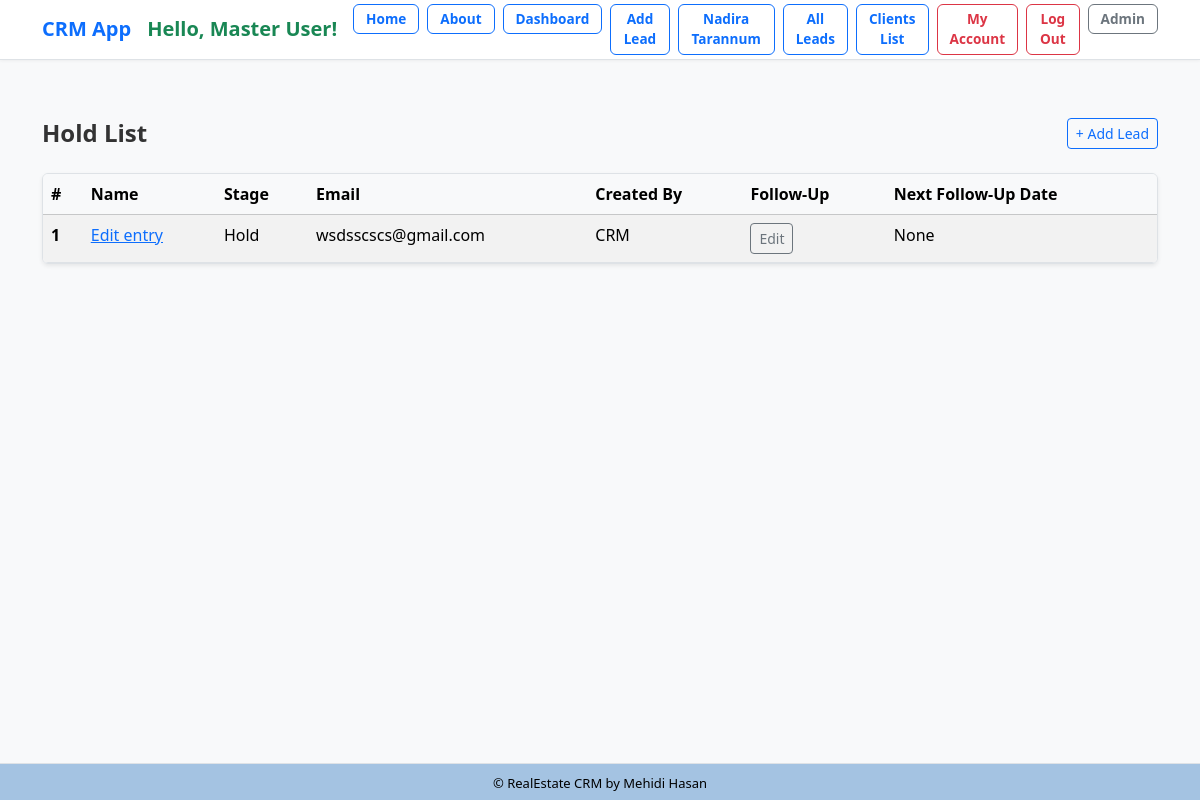
The app's page /leads/hold/ (signed in) with its own data.
### lead/models.py (models this page shows, shortened)
class Lead(models.Model):
    LEAD_STAGE_CHOICES = (
        ('lead', 'Lead'),
        ('prospect', 'Prospect'),
        ('high_prospect', 'High Prospect'),
        ('sold_onboard', 'Sold/On-board'),
        ('hold', 'Hold'),
        ('lost', 'Lost'),
        ('junk', 'Junk'),
    )
    PROFESSION_CHOICES = (
        ('doctor', 'Doctor'),
        ('artist', 'Artist'),
        ('engineer', 'Engineer'),
        ('teacher', 'Teacher'),
        ('student', 'Student'),
        ('other', 'Other'),
    )
    PROJECT_CHOICES = (
        ('grand', 'Grand'),
        ('majestic', 'Majestic'),
        ('skyvilla', 'Skyvilla'),
        ('maxus', 'Maxus'),
        ('other', 'Other'),
    )
    PROPERTY_STATUS_CHOICES = (
        ('ready', 'Ready'),
        ('initial', 'Initial'),
        ('going', 'Going'),
    )
    PREFERRED_LOCATION_CHOICES = (
        ('banani', 'Banani'),
        ('gulshan', 'Gulshan'),
        ('badda', 'Badda'),
        ('dhanmondi', 'Dhanmondi'),
        ('other', 'Other'),
    )
    COMPANY_CHOICES = (
        ('rupayanhousing', 'Rupayan Housing'),
        ('rupayancityuttara', 'Rupayan City Uttara'),
        ('other', 'Other'),
    )
    INTERESTED_PROJECT_BUILDING_CHOICES = (
        ('grand-building-12', 'Grand Building 12'),
        ('majestic-building-5', 'Majestic Building 5'),
        ('skyvilla-building-3', 'Skyvilla Building 3'),
        ('maxus-building-8', 'Maxus Building 8'),
        ('other', 'Other'),
    )
    UNIT_SIZE_CHOICES = (
        ('2000-2500', '2000-2500 sqft'),
        ('200-300', '200-300 sqft'),
        ('300-400', '300-400 sqft'),
        ('2500-3000', '2500-3000 sqft'),
        ('3000-3500', '3000-3500 sqft'),
        ('3500-4000', '3500-4000 sqft'),
        ('4000+', '4000+ sqft'),
        ('other', 'Other'),
    )
    PREFERENCE_FLOOR = (
        ('1st', '1st Floor'),
        ('2nd', '2nd Floor'),
        ('3rd', '3rd Floor'),
        ('4th', '4th Floor'),
        ('5th', '5th Floor'),
        ('6th', '6th Floor'),
        ('7th', '7th Floor'),
        ('8th', '8th Floor'),
        ('9th', '9th Floor'),
        ('10th', '10th Floor'),
        ('11th', '11th Floor'),
        ('12th', '12th Floor'),
        ('13th', '13th Floor'),
        ('14th', '14th Floor'),
        ('15th', '15th Floor'),
    )
    FACING_CHOICES = (
        ('east', 'East'),
        ('west', 'West'),
        ('north', 'North'),
        ('south', 'South'),
        ('north-east', 'North-East'),
        ('north-west', 'North-West'),
        ('south-east', 'South-East'),
        ('south-west', 'South-West'),
        ('other', 'Other'),
    )
    VIEW_CHOICES = (
        ('road', 'Road'),
        ('park', 'Park'),
        ('lake', 'Lake'),
        ('city', 'City'),
        ('other', 'Other'),
    )
    BUDGET_CHOICES = (
        ('less-than-50-lakh', 'Less than 50 Lakh'),
        ('less-than-1-crore', 'Less than 1 Crore'),
        ('1-crore-to-2-crore', '1 Crore to 2 Crore'),
        ('2-crore-to-3-crore', '2 Crore to 3 Crore'),
        ('3-crore-to-4-crore', '3 Crore to 4 Crore'),
        ('4-crore-to-5-crore', '4 Crore to 5 Crore'),
        ('more-than-5-crore', 'More than 5 Crore'),
        ('other', 'Other'),
    )
    LEAD_SOURCE_CHOICES = (
        ('sgl', 'SGL'),
        ('walkin', 'Walk-in'),
        ('other', 'Other'),
    )
    SUB_SOURCE_CHOICES = (
        ('ownsource', 'Own Source'),
        ('referral', 'Referral'),
        ('doorto-door', 'Door to Door'),
        ('social-media', 'Social Media'),
        ('online-advertisement', 'Online Advertisement'),
        ('other', 'Other'),
    )
    TEAM_LEADER_CHOICES = (
        ('iktadul', 'Iktadul'),
        ('salman', 'Salman'),
        ('other', 'Other'),
    )
    FOLLOWUP_STATUS_CHOICES = (
        ('call', 'Call'),
        ('email', 'Email'),
        ('int Meeting', 'Int Meeting'),
        ('Ext Meeting', 'Ext Meeting'),
        ('project visit', 'Project Visit'),
        ('sold', 'Sold'),
        ('onboard', 'On-board'),
        ('junk', 'Junk'),
    )
    name = models.CharField("Name", max_length=50)
    team = models.ForeignKey(Team, on_delete=models.CASCADE, null=True, blank=True)
    phone = models.CharField(
    "Phone",
        max_length=11,
        unique=True,
        validators=[
            RegexValidator(
                regex=r'^\d{11}$',
                message='Phone number must contain only numbers.',
                code='invalid_phone'
            )
        ]
    )
    present_address = models.CharField("Present Address", max_length=20, choices=PREFERRED_LOCATION_CHOICES, blank=True, null=True)
    primaryemail = models.EmailField("Primary Email", blank=True, null=True)
    secondaryemail = models.EmailField("Secondary Email", blank=True, null=True)
    profession = models.CharField("Profession", max_length=20, choices=PROFESSION_CHOICES, blank=True, null=True)
    resident = models.CharField("Resident", max_length=100, blank=True, null=True)
    notes = models.TextField("Notes", blank=True, null=True)
    projecttype = models.CharField("Project Type", max_length=20, choices=PROJECT_CHOICES, blank=True, null=True)
    projectstatus = models.CharField("Project Status", max_length=20, choices=PROPERTY_STATUS_CHOICES, default='ready', blank=True, null=True)
    preferred_location = models.CharField("Preferred Location", max_length=20, choices=PREFERRED_LOCATION_CHOICES, blank=True, null=True)
    company = models.CharField("Company", max_length=20, choices=COMPANY_CHOICES, default="rupayancityuttara", null=True)
    interested_project_building = models.CharField("Interested Project Building", max_length=30, choices=INTERESTED_PROJECT_BUILDING_CHOICES, blank=True, null=True)
    unit_size = models.CharField("Unit Size", max_length=20, choices=UNIT_SIZE_CHOICES, blank=True, null=True)
    preference_floor = models.CharField("Preference Floor", max_length=20, choices=PREFERENCE_FLOOR, blank=True, null=True)
    facing = models.CharField("Facing", max_length=20, choices=FACING_CHOICES, blank=True, null=True)
    view = models.CharField("View", max_length=20, choices=VIEW_CHOICES, blank=True, null=True)
    budget = models.CharField("Budget", max_length=20, choices=BUDGET_CHOICES, blank=True, null=True)
    leadsource = models.CharField("Lead Source", max_length=20, choices=LEAD_SOURCE_CHOICES, default='sgl', blank=True, null=True)
    subsource = models.CharField("Sub Source", max_length=20, choices=SUB_SOURCE_CHOICES, default='ownsource',blank=True, null=True)
    teamleader = models.CharField("Team Leader", max_length=20, choices=TEAM_LEADER_CHOICES, default='iktadul',blank=True, null=True)
    description = models.TextField("Description", blank=True, null=True)
    converted_to_client = models.BooleanField("Converted to Client", default=False)
    created_by = models.ForeignKey(User, related_name='leads', on_delete=models.CASCADE)
    created_at = models.DateTimeField("Created At", auto_now_add=True)
    modified_at = models.DateTimeField("Modified At", auto_now=True)
    followup_by = models.CharField("Follow Up By", max_length=50, choices=FOLLOWUP_STATUS_CHOICES, blank=True, null=True)
    lead_status = models.CharField("Lead Status", max_length=20, choices=LEAD_STAGE_CHOICES, default="lead", null=True)
    next_followup_by = models.CharField(max_length=20, choices=FOLLOWUP_STATUS_CHOICES, blank=True, null=True)
    next_followup_date = models.DateField("Next Follow Up Date", blank=True, null=True)
    modified_at = models.DateTimeField(auto_now=True)
    unique_id = models.CharField(max_length=255, unique=True, blank=True, null=True)

### dashboard/views.py (the view)
# urls.py: path('leads/hold/', views.hold_leads, name='hold_leads'),
@login_required
def hold_leads(request):
    if request.user.is_superuser:
        leads = Lead.objects.filter( lead_status='hold')
    else:
        leads = Lead.objects.filter(created_by=request.user, lead_status='hold')
    total_hold_leads = leads.count()
    return render(request, 'dashboard/hold_leads.html', {
        'leads': leads,
        'total_hold_leads': total_hold_leads,})

### dashboard/templates/dashboard/hold_leads.html (shortened to what this page needs)
{% extends 'crm/base.html' %}
{% block content %}
<div class="d-flex justify-content-between align-items-center mb-4">
    <h1 class="h4 fw-semibold mb-0">Hold List</h1>
    <a class="btn btn-outline-primary btn-sm" href="{% url 'lead:addlead' %}">+ Add Lead</a>
</div>
{% if leads %}
    <div class="table-responsive shadow-sm rounded border">
        <table class="table table-hover table-striped mb-0">
            <thead class="table-light">
                <tr>
                    <th scope="col">#</th>
                    <th scope="col">Name</th>
                    <th scope="col">Stage</th>
                    <th scope="col">Email</th>
                    <th scope="col">Created By</th>
                    <th scope="col">Follow-Up</th>
                    <th scope="col" > Next Follow-Up Date</th>
                </tr>
            </thead>
            <tbody>
                {% for lead in leads %}
                    <tr>
                        <th scope="row">{{ forloop.counter }}</th>
                        <td><a href="{% url 'lead:lead_change_history' lead.id %}">{{ lead.name }}</a></td>
                        <td>{{ lead.get_lead_status_display }}</td>
                        <td>{{ lead.primaryemail }}</td>
                        <td>{{ lead.created_by }}</td>
                        <td> <a href="{% url 'edit_leads' lead.id %}?redirect_to=hold_leads" class="btn btn-sm btn-outline-secondary">Edit</a></td>
                        <td>{{ lead.next_followup_date }}</td>
                    </tr>
                {% endfor %}
            </tbody>
        </table>
    </div>
{% else %}
    <div class="alert alert-light border text-center" role="alert">
        No leads found.
    </div>
{% endif %}
{% endblock %}

### crm/templates/crm/base.html (shortened to what this page needs)
{% load static %}
<!DOCTYPE html>
<html lang="en">
<head>
  <link href="https://cdn.jsdelivr.net/npm/bootstrap@5.3.3/dist/css/bootstrap.min.css" rel="stylesheet">
  <link rel="stylesheet" type="text/css" href="{% static 'css/styles.css' %}">
</head>
<body>
  <nav class="navbar navbar-expand-lg navbar-light bg-white border-bottom py-1 fixed-top" >
    <div class="container">
<a class="navbar-brand fw-bold text-primary d-flex align-items-center" href="{% url 'index' %}">
  <span class="me-3">CRM App</span>
  {% if request.user.is_authenticated %}
    {% if user.first_name or user.last_name %}
      <span class="text-success fw-bold">
        Hello, {{ user.first_name }} {{ user.last_name }}!
      </span>
    {% else %}
      <span class="text-success fw-bold">Hello!</span>
    {% endif %}
  {% endif %}
</a>
      <div class="collapse navbar-collapse justify-content-end" id="navbarContent">
        <ul class="navbar-nav gap-2">
          <li class="nav-item">
            <a class="btn btn-outline-primary fw-bold  btn-sm" href="{% url 'index' %}">Home</a>
          </li>
          <li class="nav-item">
            <a class="btn btn-outline-primary fw-bold btn-sm" href="{% url 'about' %}">About</a>
          </li>
          {% if request.user.is_authenticated %}
            <li class="nav-item">
              <a class="btn btn-outline-primary fw-bold btn-sm" href="{% url 'dashboard' %}">Dashboard</a>
            </li>
            <li class="nav-item">
              <a class="btn btn-outline-primary fw-bold btn-sm" href="{% url 'lead:addlead' %}">Add Lead</a>
            </li>
            {% if request.user.username == "CRM" or request.user.username == "Nadira" %}
              <li class="nav-item">
                <a class="btn btn-outline-primary fw-bold btn-sm" href="{% url 'nadira' %}">Nadira Tarannum</a>
              </li>
            {% endif %}
            <li class="nav-item">
              <a class="btn btn-outline-primary fw-bold btn-sm" href="{% url 'lead:leads_list' %}">All Leads</a>
            </li>
            <li class="nav-item">
              <a class="btn btn-outline-primary fw-bold btn-sm" href="{% url 'client_list' %}">Clients List</a>
            </li>
            <li class="nav-item">
              <a class="btn btn-outline-danger fw-bold btn-sm" href="{% url 'myaccount' %}">My Account</a>
            </li>
            <li>
              <a href="{% url 'logout' %}" class="btn btn-outline-danger fw-bold btn-sm">
            Log Out
          </a>
            </li>
            <li class="nav-item">
              <a class="btn btn-outline-secondary fw-bold btn-sm" href="{% url 'admin:index' %}">Admin</a>
            </li>
          {% endif %}
        </ul>
      </div>
    </div>
  </nav>
  <div class="container mt-5 position-relative overflow-hidden" style="min-height: 60vh; z-index: 0;">
    {% block content %}{% endblock %}
  </div>
<footer class="text-center fixed-bottom" style="background-color: #a4c3e2; padding: 6px 0; border-top: 1px solid #dee2e6;">
  <div class="container">
    <span style="color: #000; font-size: 13px;">&copy; {{ now|date:"Y" }} RealEstate CRM by Mehidi Hasan</span>
  </div>
</footer>
</body>
</html>

### crm/static/css/styles.css (style rules this page uses)
body { font-family: "Segoe UI", Roboto, sans-serif; background-color: #f8f9fa; }
.navbar { box-shadow: 0 1px 3px rgba(0, 0, 0, 0.05); }
.navbar .btn { padding: 4px 12px; font-size: 0.85rem; border-radius: 0.375rem; }
.container h1, .container h3 { color: #333; }
.table thead th { position: sticky; top: 0; background-color: #f8f9fa; z-index: 10; }

### crm/templates/crm/base.html (style rules this page uses)
body { padding-top: 70px; padding-bottom: 60px; }

### records on screen
Lead: name "Edit entry", lead_status "Hold", primaryemail "wsdsscscs@gmail.com", created_by "CRM", next_followup_date "None"

### other values on screen
{{ user.first_name }} "Master"
{{ user.last_name }} "User"
